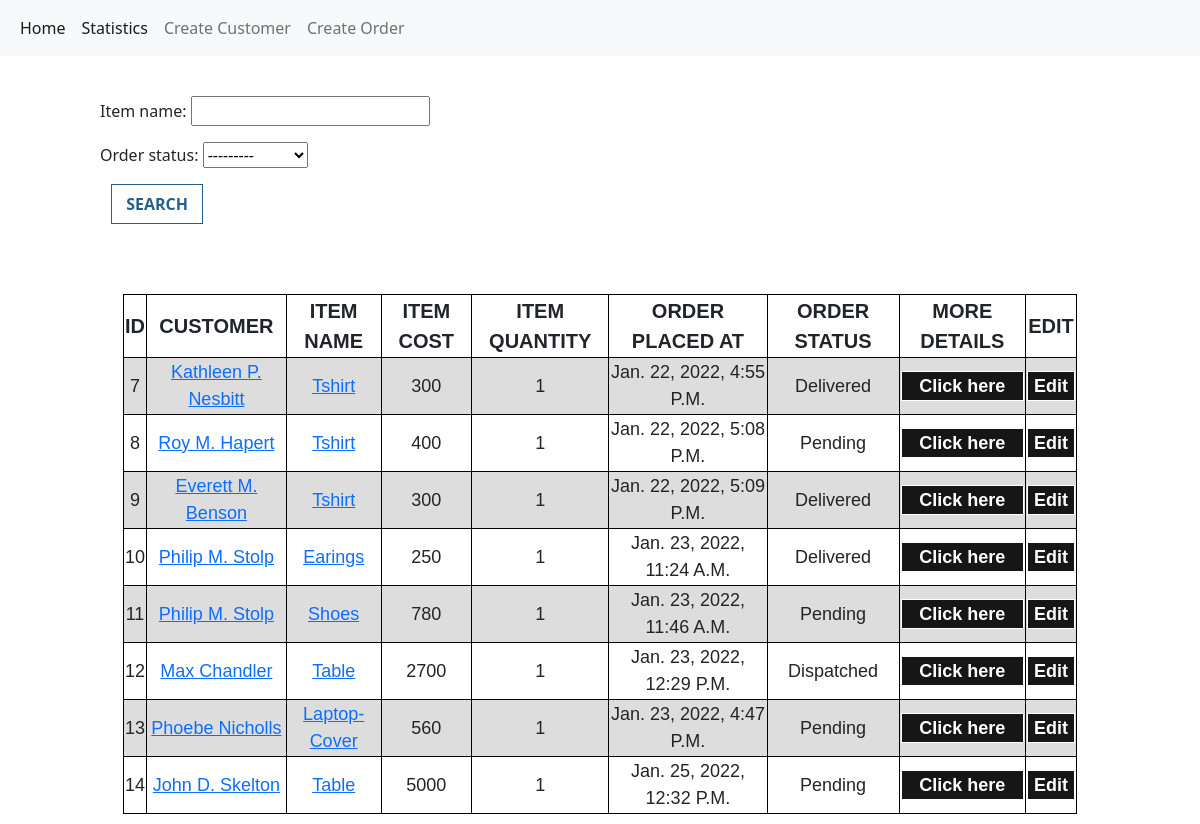
Before: /app/orderList/ with the older database file.
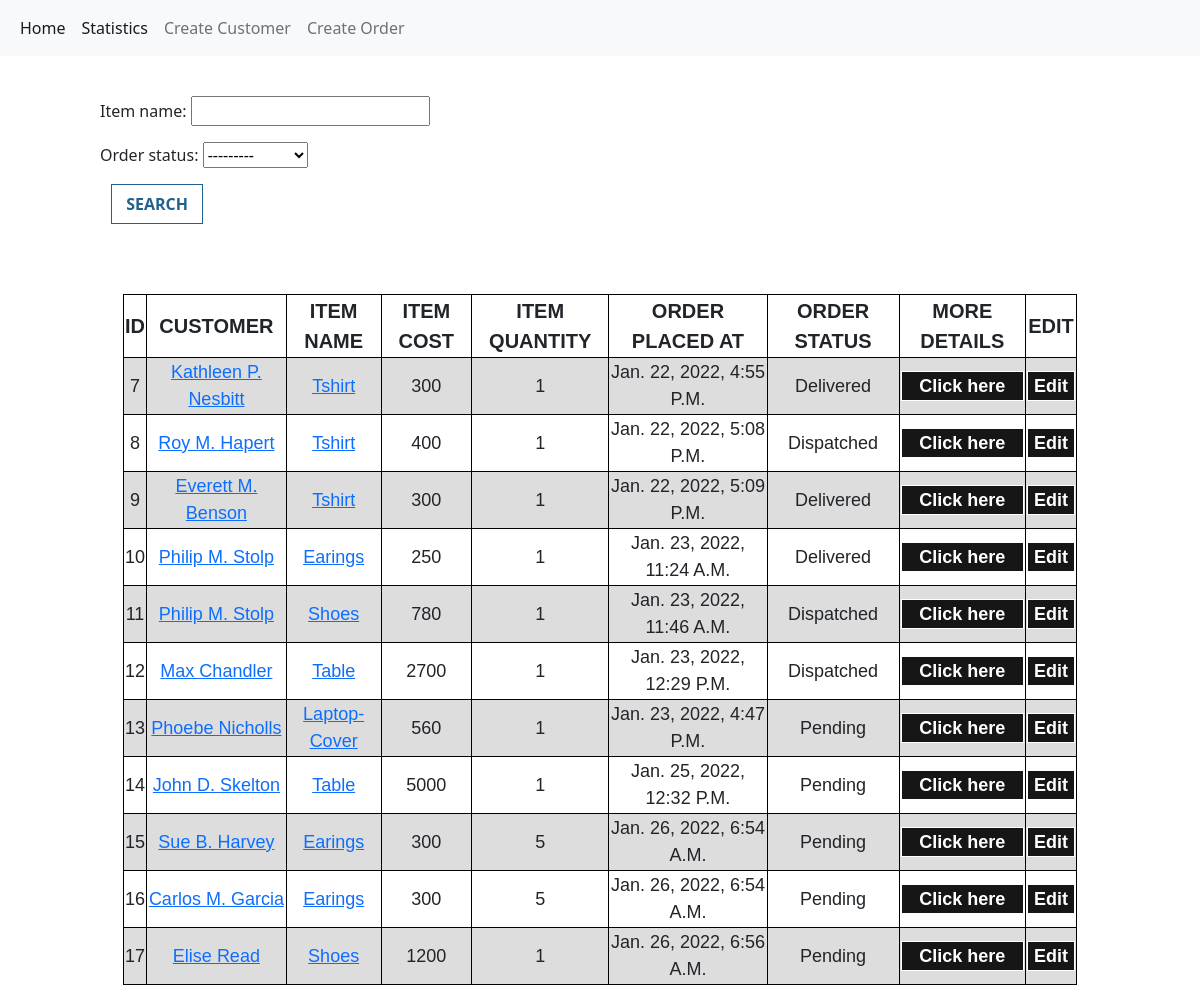
After: the same page with the newer database file.
### app/models.py (models this page shows, shortened)
class OrderDetails(models.Model):
    customer = models.ForeignKey(Customer, related_name="customer",on_delete=models.SET_DEFAULT, default="NA")
    item_name = models.CharField(max_length=200)
    item_cost = models.IntegerField()
    item_quantity = models.IntegerField()
    order_choices = (
    ('pending','pending'),
    ('dispatched', 'dispatched'),
    ('delivered','delivered'),
        )
    order_status = models.CharField(max_length=30, choices=order_choices, default='pending')
    date = models.DateTimeField(auto_now_add=True)

class Customer(models.Model):
    name = models.CharField(max_length=200)
    contact = PhoneNumberField()
    email = models.EmailField()
    address = models.CharField(max_length=300)
    city = models.CharField(max_length=50)
    state = models.CharField(max_length=50)
    date = models.DateTimeField(auto_now_add=True)
    def __str__(self):
        return self.name

### app/views.py (the view)
class OrderList(ListView):
    model = OrderDetails
    template_name = "app/order_list.html"
    context_object_name = 'order_list'
    def get_context_data(self, **kwargs):
        context =  super().get_context_data(**kwargs)
        context['filters'] = OrderFilter(self.request.GET, queryset=self.get_queryset())
        return context

### templates/app/order_list.html
{% extends "base.html"%} {% block body_block %}
<div id="search-box">
  <form method="get">
    {{filters.form.as_p}}
    <button type="submit" id="search-btn" >Search</button>
  </form>
</div>
<div id="table-1">
  {% if filters.qs%}
    <table class="customer-list-table-1">
        <tr class="list-tr">
          <th class="list-th">ID</th>
          <th class="list-th">CUSTOMER</th>
          <th class="list-th">ITEM NAME</th>
          <th class="list-th">ITEM COST</th>
          <th class="list-th">ITEM QUANTITY</th>
          <th class="list-th">ORDER PLACED AT</th>
          <th class="list-th">ORDER STATUS</th>
          <th class="list-th">MORE DETAILS</th>
          <th class="list-th">EDIT</th>
        </tr>
        {% for order in filters.qs %}
        <tr class="list-tr">
          <td class="order-list-td">{{ order.id}}</td>
          <td class="order-list-td"><a href="{% url 'app:customerDetails' pk=order.customer.id %}">{{order.customer}}</a></td>
          <td class="order-list-td"><a href="{% url 'app:itemList' slug=order.item_name %}">{{order.item_name}}</a></td>
          <td class="order-list-td">{{order.item_cost}}</td>
          <td class="order-list-td">{{order.item_quantity}}</td>
          <td class="order-list-td">{{order.date}}</td>
          <td class="order-list-td">{{order.order_status}}</td>
          <td class="order-list-td"><a href="{% url 'app:orderDetails' pk=order.id %}"><button class="Edit-btn">Click here</button></a></td>
          <td class="order-list-td"><a href="{% url 'app:updateOrder' pk=order.id %}"><button class="Edit-btn">Edit</button></a></td>
        </tr>
        {% endfor %}
      </table>
</div>
{% else %}
<h1 id="no-results">No Results</h1>
{% endif %}
{% endblock %}

### templates/base.html (shortened to what this page needs)
<!DOCTYPE html>
{% load static %}
<html lang="en">
<head>
    <link rel="stylesheet" href="{% static "css/customerForm.css" %}">
    <link rel="stylesheet" href="{% static "css/orderForm.css" %}">
    <link rel="stylesheet" href="{% static "css/customerList.css" %}">
    <link rel="stylesheet" href="{% static "css/customerDetails.css" %}">
    <link rel="stylesheet" href="{% static "css/statistics.css" %}">
    <link rel="stylesheet" href="{% static "css/orderDetails.css" %}">
    <link href="https://cdn.jsdelivr.net/npm/bootstrap@5.1.3/dist/css/bootstrap.min.css" rel="stylesheet">
</head>
<body>
    <nav class="navbar navbar-expand-lg navbar-light bg-light">
        <div class="container-fluid">
          <div class="collapse navbar-collapse" id="navbarSupportedContent">
            <ul class="navbar-nav me-auto mb-2 mb-lg-0">
              <li class="nav-item">
                <a class="nav-link active" aria-current="page" href="{% url 'app:home' %}">Home</a>
              </li>
              <li class="nav-item">
                <a class="nav-link active" aria-current="page" href="{% url 'app:statistics' %}">Statistics</a>
              </li>
              <li class="nav-item">
                <a class="nav-link" href="{% url 'app:createCustomer'%}">Create Customer</a>
              </li>
              <li class="nav-item">
                <a class="nav-link" href="{% url 'app:createOrder'%}">Create Order</a>
              </li>
          </div>
        </div>
      </nav>
      <div>
        {% block body_block %}
        {% endblock %}
      </div>
</body>
</html>

### static/css/customerList.css (style rules this page uses)
#table-1 { background-color: none; margin-top: 40px; padding: 10px; width:90%; margin: auto; }
.customer-list-table-1 { border:solid 1px black; font-family: arial, sans-serif; border-collapse: collapse; width:90%; margin: auto; margin-top:40px; }
.order-list-td { border: 1px solid black; border-collapse: collapse; text-align: center; font-size: 18px; text-transform: capitalize; height:40px; }
.list-th { border: solid 1px black; border-collapse: collapse; text-align: center; font-size: 20px; height:50px; }
.list-tr:nth-child(even) { background-color: #dddddd; }
.Edit-btn { width:100%; height: 30px; font-size: 18px; font-weight: bold; background:rgb(22, 22, 22); color: white; border:solid 1px #ffffff; transition: 0.2s; }
#search-box { margin-top:40px; margin-left: 100px; margin-bottom: 20px; width: 42%; display:flex; }
#search-btn { width:28%; height:40px; margin-left:11px; font-weight:bold; text-transform: uppercase; border:solid 1px #21618C; background-color:white; color:#21618C; transition: 0.3s; }

Changed rows visible on the page:
changed OrderDetails "Jan. 22, 2022, 5:08 P.m.": order_status "Pending" → "Dispatched"
changed OrderDetails "Jan. 23, 2022, 11:46 A.m.": order_status "Pending" → "Dispatched"
added OrderDetails: id "15", customer "Sue B. Harvey", item_name "Earings", item_cost "300", item_quantity "5", date "Jan. 26, 2022, 6:54 A.m.", order_status "Pending"
added OrderDetails: id "16", customer "Carlos M. Garcia", item_name "Earings", item_cost "300", item_quantity "5", date "Jan. 26, 2022, 6:54 A.m.", order_status "Pending"
added OrderDetails: id "17", customer "Elise Read", item_name "Shoes", item_cost "1200", item_quantity "1", date "Jan. 26, 2022, 6:56 A.m.", order_status "Pending"
